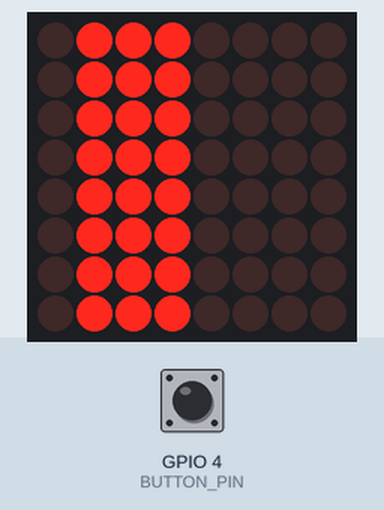
The sketch below on a simulated ESP32. On the bench: 8×8 LED matrix. Inputs (shaded band) come from the test bench; at power-on: GPIO 4 (BUTTON_PIN) HIGH. What the sketch prints to the serial monitor is not drawn.

Above: at 1.2 s.
1.3 s: GPIO 4 (BUTTON_PIN) pulled LOW for 0.15 s
At 1.45 s:
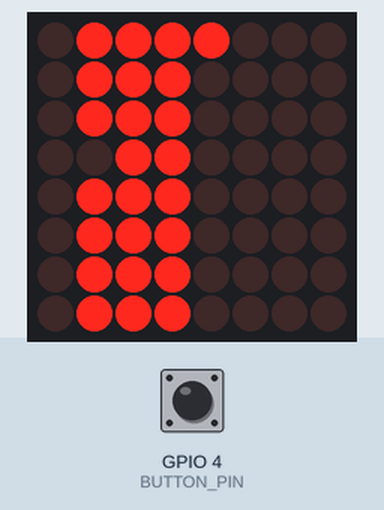
At 1.9 s:
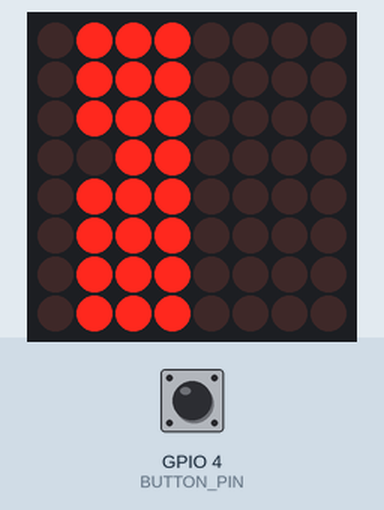
2.0 s: GPIO 4 (BUTTON_PIN) pulled LOW for 1 s
4.5 s: GPIO 4 (BUTTON_PIN) pulled LOW for 0.15 s
5.2 s: GPIO 4 (BUTTON_PIN) pulled LOW for 3.2 s
9.9 s: GPIO 4 (BUTTON_PIN) pulled LOW for 0.15 s
At 14.7 s:
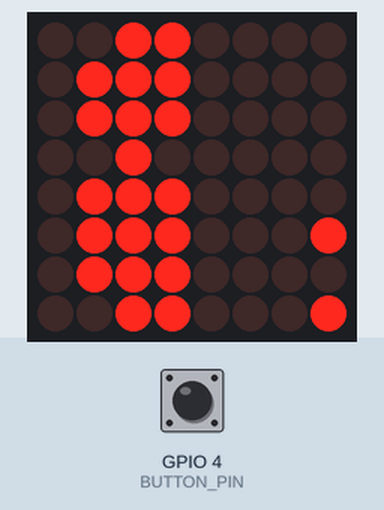
Timing chart, 0 to 16.2 s (numbered marks = the images above; inputs shaded):
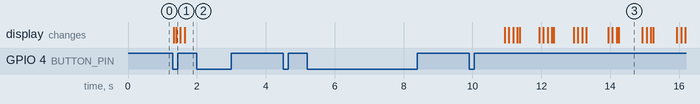

The sketch:

hourglass_button.ino
```cpp
// HT16K33 + 8x8マトリクス2枚 砂時計（スイッチ式）
//
// 置き方
//   2枚を45度傾けて「ひし形」にし、角同士を合わせて縦に並べる。
//
//          A(0,0)           ← 上の角
//            ◇  マトリクスA（上）
//          A(7,7)
//          B(0,0)           ← くびれ（Aの下の角とBの上の角が接する）
//            ◇  マトリクスB（下）
//          B(7,7)           ← 下の角
//
//   ひし形にすると「r + c」が大きいほど下にある。
//   砂は r + c の大きい（低い）ところから積もる。
//
// 操作（スイッチは GPIO4 と GND の間。内部プルアップを使用）
//   待機中に押す   → スタート（1秒に1粒ずつ A → B へ落ちる）
//   動作中に押す   → 一時停止 / 再開
//   終了後に押す   → リセット（砂がAに戻る）

#include <Wire.h>
#include <Adafruit_GFX.h>
#include <Adafruit_LEDBackpack.h>

Adafruit_LEDBackpack leds = Adafruit_LEDBackpack();

const int MATRIX_A = 0;  // 上
const int MATRIX_B = 1;  // 下

// 取り付け向きの補正（テストコードで決めた値を入れる）
const uint8_t ROTATE[2] = {0, 0};

// 配線対応表（ユニバーサル基板の配線図どおり）
//   ANODE_ROW[マトリクス][行0〜7]   = つないだ HT16K33 の A 番号（A0〜A15）
//   CATHODE_COM[マトリクス][列0〜7] = つないだ HT16K33 の C 番号（C0〜C7）
// ブレッドボードの配線（順番どおり）に戻すときは次の値にする
//   ANODE_ROW   = {{0,1,2,3,4,5,6,7}, {8,9,10,11,12,13,14,15}}
//   CATHODE_COM = {{0,1,2,3,4,5,6,7}, {0,1,2,3,4,5,6,7}}
const uint8_t ANODE_ROW[2][8] = {
  {0, 2, 12, 1, 15, 11, 14, 13},   // A（上）
  {5, 3, 8, 7, 4, 10, 6, 9},       // B（下）
};
const uint8_t CATHODE_COM[2][8] = {
  {3, 7, 0, 2, 6, 1, 4, 5},        // A（上）
  {3, 0, 6, 1, 4, 2, 5, 7},        // B（下）
};

const int BUTTON_PIN = 4;

const int SAND_COUNT = 64;                   // 砂の数（1〜64）
const unsigned long DROP_INTERVAL_MS = 1000; // 1粒落ちる間隔
const int FALL_STEP_MS = 60;                 // 落下アニメーションの速さ

// 積もる順番（下から順）。A への積み方と B への積み方は同じ並びを使う
int orderRow[64];
int orderCol[64];

enum State { IDLE, RUNNING, PAUSED, DONE };
State state = IDLE;

int movedCount = 0;             // B に移った砂の数
unsigned long lastDropTime = 0;


// =======================
// 1ドット書き込み
// =======================

void setDot(int matrix, int r, int c, bool on) {

  int pr = r;
  int pc = c;

  switch (ROTATE[matrix]) {
    case 1: pr = c;     pc = 7 - r; break;
    case 2: pr = 7 - r; pc = 7 - c; break;
    case 3: pr = 7 - c; pc = r;     break;
  }

  // 行 → A番号(ビット)、列 → C番号(displaybufferの添字)
  uint16_t bit = 1 << ANODE_ROW[matrix][pr];

  if (on) {
    leds.displaybuffer[CATHODE_COM[matrix][pc]] |= bit;
  } else {
    leds.displaybuffer[CATHODE_COM[matrix][pc]] &= ~bit;
  }
}


// =======================
// 積もる順番生成
// =======================

void buildSandOrder() {

  int index = 0;

  // 下の角 (r+c=14) から上の角 (r+c=0) へ、ひし形の横一列ずつ
  for (int sum = 14; sum >= 0; sum--) {

    // この段に並ぶ行番号を集める
    int rows[8];
    int n = 0;
    for (int r = 0; r < 8; r++) {
      int c = sum - r;
      if (c >= 0 && c < 8) {
        rows[n++] = r;
      }
    }

    // 段の中央に近い順に並べ替え（山なりに積もる）
    for (int i = 1; i < n; i++) {
      int key = rows[i];
      int j = i - 1;
      while (j >= 0 && abs(2 * rows[j] - sum) > abs(2 * key - sum)) {
        rows[j + 1] = rows[j];
        j--;
      }
      rows[j + 1] = key;
    }

    for (int i = 0; i < n; i++) {
      orderRow[index] = rows[i];
      orderCol[index] = sum - rows[i];
      index++;
    }
  }
}


// =======================
// リセット（砂をすべて A に戻す）
// =======================

void resetHourglass() {

  leds.clear();

  for (int i = 0; i < SAND_COUNT; i++) {
    setDot(MATRIX_A, orderRow[i], orderCol[i], true);
  }

  leds.blinkRate(HT16K33_BLINK_OFF);
  leds.writeDisplay();

  movedCount = 0;
  state = IDLE;
}


// =======================
// 砂を1粒落とす
// =======================

void dropOneSand() {

  // A の一番上の砂を取る（積んだ順の逆）
  int topIndex = SAND_COUNT - 1 - movedCount;
  setDot(MATRIX_A, orderRow[topIndex], orderCol[topIndex], false);
  leds.writeDisplay();

  // B の着地点（空いている一番下）
  int targetRow = orderRow[movedCount];
  int targetCol = orderCol[movedCount];
  int targetSum = targetRow + targetCol;

  // くびれ B(0,0) から中心線 (i,i) を通って落ちる
  // 中心線上で着地点より上の段 (2i < targetSum) はまだ空いている
  for (int i = 0; 2 * i < targetSum; i++) {
    setDot(MATRIX_B, i, i, true);
    leds.writeDisplay();
    delay(FALL_STEP_MS);
    setDot(MATRIX_B, i, i, false);
  }

  // 着地
  setDot(MATRIX_B, targetRow, targetCol, true);
  leds.writeDisplay();

  movedCount++;
}


// =======================
// スイッチ（押した瞬間だけ true）
// =======================

bool buttonPressed() {

  static bool lastReading = HIGH;
  static bool stableState = HIGH;
  static unsigned long changedTime = 0;

  bool reading = digitalRead(BUTTON_PIN);

  if (reading != lastReading) {
    lastReading = reading;
    changedTime = millis();
  }

  // 30ms 変化がなければ確定（チャタリング対策）
  if (millis() - changedTime > 30 && reading != stableState) {
    stableState = reading;
    if (stableState == LOW) {
      return true;
    }
  }

  return false;
}


// =======================
// 初期化
// =======================

void setup() {

  Serial.begin(115200);

  pinMode(BUTTON_PIN, INPUT_PULLUP);

  Wire.begin(21, 22);

  if (!leds.begin(0x70)) {
    Serial.println("HT16K33 が見つかりません。配線とアドレスを確認してください。");
    while (true) delay(1000);
  }

  leds.setBrightness(5);  // 0〜15

  buildSandOrder();
  resetHourglass();
}


// =======================
// メイン
// =======================

void loop() {

  if (buttonPressed()) {

    switch (state) {
      case IDLE:
        state = RUNNING;
        lastDropTime = millis() - DROP_INTERVAL_MS;  // すぐ1粒目を落とす
        Serial.println("スタート");
        break;

      case RUNNING:
        state = PAUSED;
        Serial.println("一時停止");
        break;

      case PAUSED:
        state = RUNNING;
        lastDropTime = millis();
        Serial.println("再開");
        break;

      case DONE:
        resetHourglass();
        Serial.println("リセット");
        break;
    }
  }

  if (state == RUNNING && millis() - lastDropTime >= DROP_INTERVAL_MS) {

    lastDropTime = millis();

    dropOneSand();

    if (movedCount >= SAND_COUNT) {
      state = DONE;
      leds.blinkRate(HT16K33_BLINK_1HZ);  // 終了したら点滅
      Serial.println("終了");
    }
  }
}
```

Measured:
- after the input at 1.3 s, the display: first changes at once (image 1 shows a later state)
- after the input at 2.0 s, every drawn part: stays the same
- after the input at 4.5 s, every drawn part: stays the same
- after the input at 5.2 s, every drawn part: stays the same
- after the input at 9.9 s, the display: first changes after 1.0 s (image 3 shows a later state)
- what the display in image 3 shows lasts 0.7 s, from 14.2 s to 14.9 s
